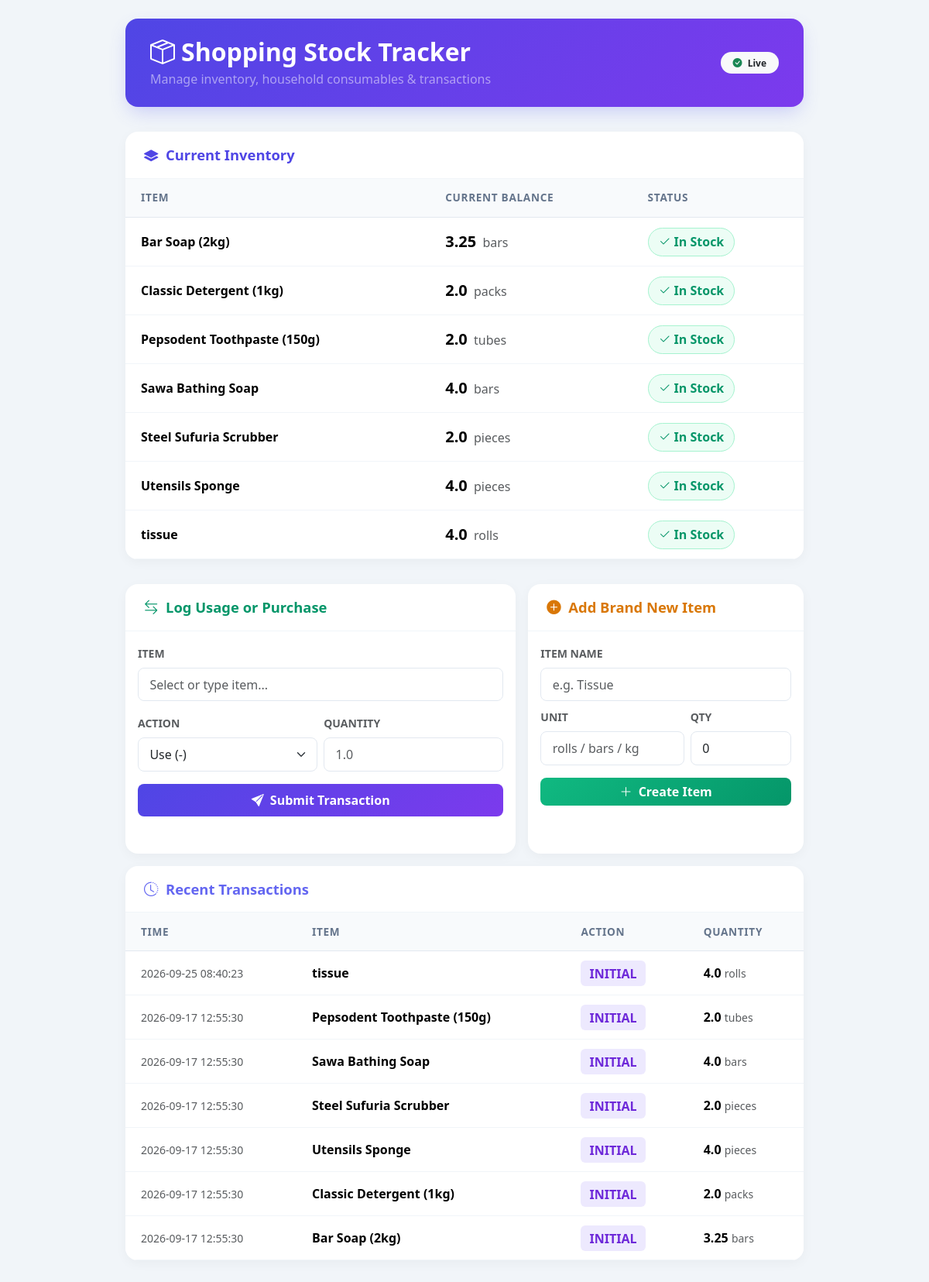
The page / on the database its author committed.
### tables this page shows
CREATE TABLE inventory_ledger (
                id INTEGER PRIMARY KEY AUTOINCREMENT,
                item_name TEXT NOT NULL,
                action TEXT CHECK(action IN ('RESTOCK', 'USE', 'INITIAL')),
                quantity REAL NOT NULL,
                unit TEXT,
                timestamp TEXT NOT NULL
            );

### app.py (the view)
@app.route("/")
def index():
    with get_db() as conn:
        query = """
            SELECT
                item_name,
                MAX(unit) AS unit,
                COALESCE(SUM(CASE WHEN action IN ('INITIAL', 'RESTOCK') THEN quantity ELSE 0 END), 0) -
                COALESCE(SUM(CASE WHEN action = 'USE' THEN quantity ELSE 0 END), 0) AS balance
            FROM inventory_ledger
            GROUP BY item_name
            ORDER BY item_name ASC
        """
        stock = conn.execute(query).fetchall()
        history = conn.execute(
            """
            SELECT item_name, action, quantity, unit, timestamp
            FROM inventory_ledger
            ORDER BY id DESC LIMIT 10
            """
        ).fetchall()
    return render_template("index.html", stock=stock, history=history)

### app.py (called while the page is built)
def get_db():
    conn = sqlite3.connect(DB_NAME)
    conn.row_factory = sqlite3.Row
    return conn

### templates/index.html (shortened to what this page needs)
<!DOCTYPE html>
<html lang="en">
<head>
  <link href="https://cdn.jsdelivr.net/npm/bootstrap@5.3.3/dist/css/bootstrap.min.css" rel="stylesheet">
  <link rel="stylesheet" href="https://cdn.jsdelivr.net/npm/bootstrap-icons@1.11.3/font/bootstrap-icons.min.css">
</head>
<body>
<div class="container py-4" style="max-width: 900px;">
  <div class="dashboard-header d-flex justify-content-between align-items-center">
    <div>
      <h2 class="mb-1 fw-bold"><i class="bi bi-box-seam me-2"></i>Shopping Stock Tracker</h2>
      <p class="mb-0 text-white-50">Manage inventory, household consumables & transactions</p>
    </div>
    <span class="badge bg-light text-dark px-3 py-2 rounded-pill"><i class="bi bi-check-circle-fill text-success me-1"></i> Live</span>
  </div>
  <div class="custom-card">
    <div class="card-header-bar stock">
      <i class="bi bi-layers-fill"></i> Current Inventory
    </div>
    <div class="table-responsive">
      <table class="table mb-0">
        <thead>
          <tr>
            <th>Item</th>
            <th>Current Balance</th>
            <th>Status</th>
          </tr>
        </thead>
        <tbody>
          {% for row in stock %}
          <tr>
            <td class="fw-semibold">{{ row.item_name }}</td>
            <td><strong class="fs-5">{{ row.balance }}</strong> <span class="text-muted ms-1">{{ row.unit or '' }}</span></td>
            <td>
              {% if row.balance > 0 %}
                <span class="badge-in-stock"><i class="bi bi-check2"></i> In Stock</span>
              {% else %}
                <span class="badge-low-stock"><i class="bi bi-exclamation-triangle"></i> Out of Stock</span>
              {% endif %}
            </td>
          </tr>
          {% endfor %}
        </tbody>
      </table>
    </div>
  </div>
  <div class="row g-3">
    <div class="col-md-7">
      <div class="custom-card h-100">
        <div class="card-header-bar action">
          <i class="bi bi-arrow-left-right"></i> Log Usage or Purchase
        </div>
        <div class="p-3">
          <form action="/log" method="POST">
            <div class="mb-3">
              <label class="form-label text-muted small fw-bold">ITEM</label>
              <input list="item-options" name="item_name" class="form-control" placeholder="Select or type item..." required>
            </div>
            <div class="row g-2 mb-3">
              <div class="col-6">
                <label class="form-label text-muted small fw-bold">ACTION</label>
                <select name="action" class="form-select">
                  <option value="USE">Use (-)</option>
                </select>
              </div>
              <div class="col-6">
                <label class="form-label text-muted small fw-bold">QUANTITY</label>
                <input type="number" step="any" name="quantity" class="form-control" placeholder="1.0" required>
              </div>
            </div>
            <button type="submit" class="btn btn-gradient-primary w-100">
              <i class="bi bi-send-fill me-1"></i> Submit Transaction
            </button>
          </form>
        </div>
      </div>
    </div>
    <div class="col-md-5">
      <div class="custom-card h-100">
        <div class="card-header-bar add">
          <i class="bi bi-plus-circle-fill"></i> Add Brand New Item
        </div>
        <div class="p-3">
          <form action="/add_item" method="POST">
            <div class="mb-2">
              <label class="form-label text-muted small fw-bold">ITEM NAME</label>
              <input type="text" name="item_name" class="form-control" placeholder="e.g. Tissue" required>
            </div>
            <div class="row g-2 mb-3">
              <div class="col-7">
                <label class="form-label text-muted small fw-bold">UNIT</label>
                <input type="text" name="unit" class="form-control" placeholder="rolls / bars / kg" required>
              </div>
              <div class="col-5">
                <label class="form-label text-muted small fw-bold">QTY</label>
                <input type="number" step="any" name="initial_qty" class="form-control" value="0">
              </div>
            </div>
            <button type="submit" class="btn btn-gradient-success w-100">
              <i class="bi bi-plus-lg me-1"></i> Create Item
            </button>
          </form>
        </div>
      </div>
    </div>
  </div>
  <div class="custom-card mt-3">
    <div class="card-header-bar history">
      <i class="bi bi-clock-history"></i> Recent Transactions
    </div>
    <div class="table-responsive">
      <table class="table mb-0">
        <thead>
          <tr>
            <th>Time</th>
            <th>Item</th>
            <th>Action</th>
            <th>Quantity</th>
          </tr>
        </thead>
        <tbody>
          {% for t in history %}
          <tr>
            <td class="text-muted small">{{ t.timestamp }}</td>
            <td class="fw-semibold">{{ t.item_name }}</td>
            <td>
              {% if t.action == 'INITIAL' %}
                <span class="badge-action-initial">INITIAL</span>
              {% elif t.action in ('RESTOCK', 'PURCHASE') %}
                <span class="badge-action-restock">+ RESTOCK</span>
              {% else %}
                <span class="badge-action-use">- USE</span>
              {% endif %}
            </td>
            <td><strong>{{ t.quantity }}</strong> <span class="text-muted small">{{ t.unit or '' }}</span></td>
          </tr>
          {% endfor %}
        </tbody>
      </table>
    </div>
  </div>
</div>
</body>
</html>

### templates/index.html (style rules this page uses)
:root { --primary-gradient: linear-gradient(135deg, #4f46e5 0%, #7c3aed 100%); --bg-color: #f1f5f9; --card-bg: #ffffff; }
body { background-color: var(--bg-color); font-family: 'Segoe UI', system-ui, -apple-system, sans-serif; color: #334155; }
.dashboard-header { background: var(--primary-gradient); color: white; border-radius: 16px; padding: 1.5rem 2rem; margin-bottom: 2rem; box-shadow: 0 10px 25px -5px rgba(99, 102, 241, 0.3); }
.custom-card { background: var(--card-bg); border: none; border-radius: 16px; box-shadow: 0 4px 15px rgba(0, 0, 0, 0.04); margin-bottom: 2rem; overflow: hidden; transition: transform 0.2s ease, box-shadow 0.2s ease; }
.card-header-bar { padding: 1rem 1.5rem; font-weight: 700; font-size: 1.15rem; border-bottom: 1px solid #f1f5f9; display: flex; align-items: center; gap: 0.6rem; }
.card-header-bar.stock { color: #4f46e5; }
.card-header-bar.action { color: #059669; }
.card-header-bar.add { color: #d97706; }
.card-header-bar.history { color: #6366f1; }
.table thead th { background-color: #f8fafc; color: #64748b; font-size: 0.85rem; text-transform: uppercase; letter-spacing: 0.05em; border-bottom: 1px solid #e2e8f0; padding: 0.9rem 1.25rem; }
.table tbody td { padding: 1rem 1.25rem; vertical-align: middle; border-bottom: 1px solid #f1f5f9; }
.badge-in-stock { background-color: #ecfdf5; color: #059669; border: 1px solid #a7f3d0; padding: 0.4rem 0.8rem; border-radius: 20px; font-weight: 600; }
.badge-action-initial { background-color: #ede9fe; color: #6d28d9; font-weight: 600; border-radius: 6px; padding: 0.35rem 0.7rem; }
.btn-gradient-primary { background: var(--primary-gradient); color: white; border: none; font-weight: 600; border-radius: 8px; padding: 0.55rem 1.25rem; transition: opacity 0.2s ease; }
.btn-gradient-success { background: linear-gradient(135deg, #10b981 0%, #059669 100%); color: white; border: none; font-weight: 600; border-radius: 8px; }
.form-control, .form-select { border-radius: 8px; border: 1.5px solid #e2e8f0; padding: 0.55rem 0.9rem; }

### rows shown on the page
inventory_ledger: item_name "Bar Soap (2kg)", balance "3.25", unit "bars", timestamp "2026-09-17 12:55:30", action "INITIAL", quantity "3.25"
inventory_ledger: item_name "Classic Detergent (1kg)", balance "2.0", unit "packs", timestamp "2026-09-17 12:55:30", action "INITIAL", quantity "2.0"
inventory_ledger: item_name "Pepsodent Toothpaste (150g)", balance "2.0", unit "tubes", timestamp "2026-09-17 12:55:30", action "INITIAL", quantity "2.0"
inventory_ledger: item_name "Sawa Bathing Soap", balance "4.0", unit "bars", timestamp "2026-09-17 12:55:30", action "INITIAL", quantity "4.0"
inventory_ledger: item_name "Steel Sufuria Scrubber", balance "2.0", unit "pieces", timestamp "2026-09-17 12:55:30", action "INITIAL", quantity "2.0"
inventory_ledger: item_name "Utensils Sponge", balance "4.0", unit "pieces", timestamp "2026-09-17 12:55:30", action "INITIAL", quantity "4.0"
inventory_ledger: item_name "tissue", balance "4.0", unit "rolls", timestamp "2026-09-25 08:40:23", action "INITIAL", quantity "4.0"
